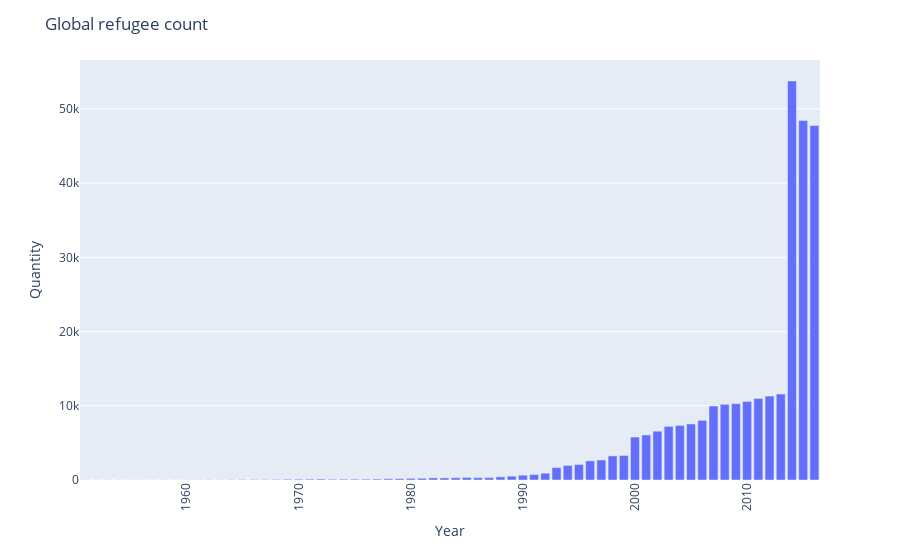

Write notebook code for a chart like this one.
### Code cell
ts_df = pd.read_csv('data/time_series.csv')
jaren = ts_df['Year'].value_counts().sort_index()

fig = px.bar(x=jaren.index, y=jaren.values)
fig.update_layout(
    xaxis=dict(title='Year'),
    yaxis=dict(title='Quantity'),
    title='Global refugee count',
    xaxis_tickangle=-90
)

fig.show()

### Figure 1 — Plotly figure (JSON) as saved in the notebook; plotly's stock layout.template omitted (floating-point values rounded to 4 significant figures)
{"data": [{"alignmentgroup": "True", "hovertemplate": "x=%{x}<br>y=%{y}<extra></extra>", "legendgroup": "", "marker": {"color": "#636efa", "pattern": {"shape": ""}}, "name": "", "offsetgroup": "", "orientation": "v", "showlegend": false, "textposition": "auto", "type": "bar", "x": [1951, 1952, 1953, 1954, 1955, 1956, 1957, 1958, 1959, 1960, 1961, 1962, 1963, 1964, 1965, 1966, 1967, 1968, 1969, 1970, 1971, 1972, 1973, 1974, 1975, 1976, 1977, 1978, 1979, 1980, 1981, 1982, 1983, 1984, 1985, 1986, 1987, 1988, 1989, 1990, 1991, 1992, 1993, 1994, 1995, 1996, 1997, 1998, 1999, 2000, 2001, 2002, 2003, 2004, 2005, 2006, 2007, 2008, 2009, 2010, 2011, 2012, 2013, 2014, 2015, 2016], "xaxis": "x", "y": [21, 17, 17, 20, 16, 16, 16, 18, 18, 19, 25, 26, 29, 41, 54, 60, 56, 77, 98, 111, 112, 130, 96, 106, 115, 108, 128, 163, 185, 221, 237, 285, 279, 304, 348, 312, 318, 430, 517, 647, 741, 912, 1677, 1965, 2087, 2579, 2693, 3247, 3307, 5789, 6069, 6576, 7219, 7352, 7549, 8035, 9972, 10196, 10286, 10579, 10992, 11307, 11583, 53753, 48426, 47754], "yaxis": "y"}], "layout": {"barmode": "relative", "legend": {"tracegroupgap": 0}, "margin": {"t": 60}, "title": {"text": "Global refugee count"}, "xaxis": {"anchor": "y", "domain": [0, 1], "tickangle": -90, "title": {"text": "Year"}}, "yaxis": {"anchor": "x", "domain": [0, 1], "title": {"text": "Quantity"}}}}
